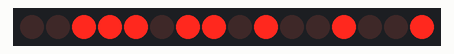
This sketch was run on a simulated nRF52 board. Parts: 16 shift-register outputs drawn as a row of LEDs (first output left, lit = HIGH). Wiring (inferred from the names in the program): 2 × shift register (74HC595): data D8; shift clock D10; latch D9. Wiring (inferred from the signals the program sends): row of LEDs: on Q0, Q1, Q2, Q3, Q4, Q5, Q6, Q7, Q8, Q9, Q10, Q11, Q12, Q13, Q14, Q15.

Above: at 0.06 s.
At 4.19 s:
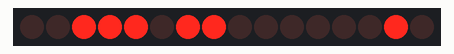
At 8.2 s:
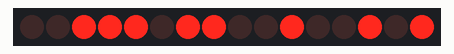
At 16.41 s:
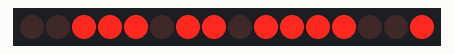
At 28.15 s:
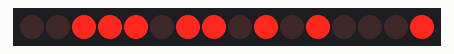
At 39.82 s:
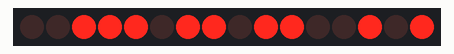
Timing chart, 0 to 40.0 s (numbered marks = the images above):
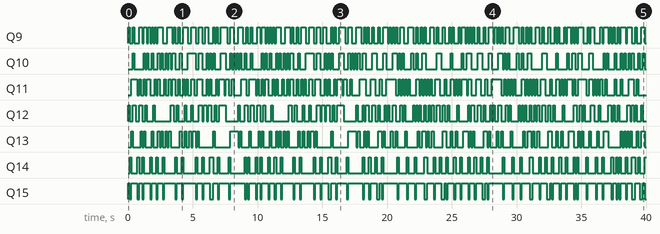

Measured:
- by itself, Q9: LOW → HIGH at 0.00 s, → LOW 0.12 s later, → HIGH 0.24 s later, → LOW 0.12 s later, … (190 changes in this stretch)
- by itself, Q10: LOW → HIGH at 0.37 s, → LOW 0.12 s later, → HIGH 0.73 s later, → LOW 0.12 s later, … (154 changes in this stretch)
- by itself, Q11: LOW → HIGH at 0.24 s, → LOW 0.49 s later, → HIGH 0.12 s later, → LOW 0.12 s later, … (180 changes in this stretch)
- by itself, Q12: LOW → HIGH at 0.00 s, → LOW 0.12 s later, → HIGH 0.24 s later, → LOW 0.24 s later, … (160 changes in this stretch)
- by itself, Q13: LOW → HIGH at 0.24 s, → LOW 0.12 s later, → HIGH 0.61 s later, → LOW 0.12 s later, … (146 changes in this stretch)
- by itself, Q14: LOW → HIGH at 0.12 s, → LOW 0.12 s later, → HIGH 0.49 s later, → LOW 0.12 s later, … (129 changes in this stretch)
- by itself, Q15: LOW → HIGH at 0.00 s, → LOW 0.12 s later, → HIGH 0.12 s later, → LOW 0.49 s later, … (130 changes in this stretch)

The sketch:

nrf52_74hc595_and_dl1414.ino
```cpp
#include <bluefruit.h>

int latchPin = D9; // Latch pin of 74HC595 is connected to Digital pin 10
int clockPin = D10;  // Clock pin of 74HC595 is connected to Digital pin 9
int dataPin = D8;   // Data pin of 74HC595 is connected to Digital pin 8

void setup() {
    // Set all the pins of 74HC595 as OUTPUT
    pinMode(latchPin, OUTPUT);
    pinMode(dataPin, OUTPUT);
    pinMode(clockPin, OUTPUT);
}

void updateShiftRegister(uint8_t val, uint8_t pos) {
    digitalWrite(latchPin, LOW);
    shiftOut(dataPin, clockPin, MSBFIRST, val);
    shiftOut(dataPin, clockPin, MSBFIRST, pos);
    digitalWrite(latchPin, HIGH);
}

void place_on_display(uint8_t val, uint8_t pos) {
    // On 2 modules, 8 places address 0 - 7
    uint8_t base = 0b11000000;

    if (pos <= 3) {
        base = 0b11100000;
    }
    pos = pos << 2;
    updateShiftRegister(val << 1, base | pos);
}

void print_on_display(const String &str) {
    for (int i = str.length() - 1; i >= 0; --i) {
        place_on_display(str[i], str.length() - 1 - i);
    }
}

// Function to rotate the string and display it
void rotate_string_and_display(const String &str, int delay_ms) {
    String rotated_str = str;
    int cy = 0;

    // Run for a specified number of cycles
    while (cy < 85) {
        for (size_t i = 0; i < rotated_str.length(); ++i) {
            // Create a circular substring by appending the first characters at the end
            String display_str = rotated_str.substring(i, i + 8);
            if (display_str.length() < 8) {
                display_str += rotated_str.substring(0, 8 - display_str.length());
            }

            // Print the display substring
            print_on_display(display_str);
            delay(delay_ms);
            cy++;
        }
    }
}

// Array of jokes in uppercase
String jokes[] = {
    "I TOLD MY WIFE SHE WAS DRAWING HER EYEBROWS TOO HIGH. SHE LOOKED SURPRISED.",
    "WHY DON’T SKELETONS FIGHT EACH OTHER? THEY DON’T HAVE THE GUTS.",
    "I WOULD AVOID THE SUSHI IF I WAS YOU. IT’S A LITTLE FISHY.",
    "WHAT’S ORANGE AND SOUNDS LIKE A PARROT? A CARROT.",
    "I ONLY KNOW 25 LETTERS OF THE ALPHABET. I DON’T KNOW Y.",
    "WHY DID THE SCARECROW WIN AN AWARD? BECAUSE HE WAS OUT-STANDING IN HIS FIELD.",
    "I USED TO BE IN SHAPE. THEN I CHOSE ROUND.",
    "WHY CAN'T YOU GIVE ELSA A BALLOON? BECAUSE SHE WILL LET IT GO.",
    "WHAT DO YOU CALL FAKE SPAGHETTI? AN IMPASTA.",
    "I'M READING A BOOK ON ANTI-GRAVITY. IT'S IMPOSSIBLE TO PUT DOWN!",
    "WHY DID THE GOLFER BRING TWO PAIRS OF PANTS? IN CASE HE GOT A HOLE IN ONE.",
    "WHAT DO YOU CALL A BEAR WITH NO TEETH? A GUMMY BEAR.",
    "I TOLD MY COMPUTER I NEEDED A BREAK, AND NOW IT WON'T STOP SENDING ME BEACH PICTURES.",
    "WHY DID THE CHEMISTRY TEACHER BREAK UP WITH THE BIOLOGY TEACHER? THERE WAS NO CHEMISTRY."
};

void loop() {
    // Iterate over each joke and rotate the string to display it
    for (const String& joke : jokes) {
        rotate_string_and_display(joke, 120);
    }
}
```
